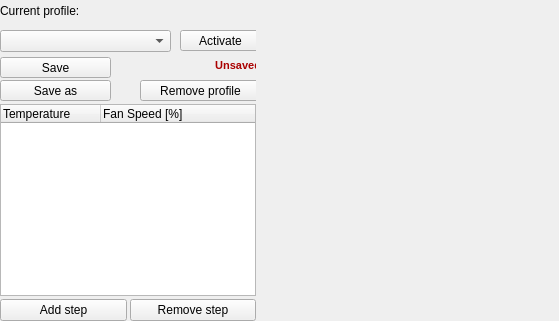
          <widget class="QWidget" name="page_profile">
           <layout class="QGridLayout" name="gridLayout_13">
            <property name="leftMargin">
             <number>0</number>
            </property>
            <property name="topMargin">
             <number>0</number>
            </property>
            <property name="rightMargin">
             <number>0</number>
            </property>
            <property name="bottomMargin">
             <number>0</number>
            </property>
            <property name="spacing">
             <number>3</number>
            </property>
            <item row="0" column="0">
             <widget class="QWidget" name="widget_3" native="true">
              <property name="minimumSize">
               <size>
                <width>241</width>
                <height>101</height>
               </size>
              </property>
              <property name="maximumSize">
               <size>
                <width>261</width>
                <height>101</height>
               </size>
              </property>
              <widget class="QComboBox" name="combo_fanProfiles">
               <property name="geometry">
                <rect>
                 <x>0</x>
                 <y>30</y>
                 <width>171</width>
                 <height>22</height>
                </rect>
               </property>
              </widget>
              <widget class="QPushButton" name="btn_activateFanProfile">
               <property name="geometry">
                <rect>
                 <x>180</x>
                 <y>30</y>
                 <width>81</width>
                 <height>21</height>
                </rect>
               </property>
               <property name="text">
                <string>Activate</string>
               </property>
              </widget>
              <widget class="QLabel" name="label_14">
               <property name="geometry">
                <rect>
                 <x>0</x>
                 <y>0</y>
                 <width>110</width>
                 <height>21</height>
                </rect>
               </property>
               <property name="text">
                <string>Current profile:</string>
               </property>
              </widget>
              <widget class="QLabel" name="l_currentFanProfile">
               <property name="geometry">
                <rect>
                 <x>80</x>
                 <y>0</y>
                 <width>181</width>
                 <height>21</height>
                </rect>
               </property>
               <property name="font">
                <font>
                 <weight>75</weight>
                 <bold>true</bold>
                 <underline>false</underline>
                </font>
               </property>
               <property name="text">
                <string/>
               </property>
               <property name="alignment">
                <set>Qt::AlignCenter</set>
               </property>
              </widget>
              <widget class="QPushButton" name="btn_saveFanProfile">
               <property name="geometry">
                <rect>
                 <x>0</x>
                 <y>57</y>
                 <width>111</width>
                 <height>21</height>
                </rect>
               </property>
               <property name="text">
                <string>Save</string>
               </property>
              </widget>
              <widget class="QPushButton" name="btn_saveAsFanProfile">
               <property name="geometry">
                <rect>
                 <x>0</x>
                 <y>80</y>
                 <width>111</width>
                 <height>21</height>
                </rect>
               </property>
               <property name="text">
                <string>Save as</string>
               </property>
              </widget>
              <widget class="QPushButton" name="btn_removeFanProfile">
               <property name="geometry">
                <rect>
                 <x>140</x>
                 <y>80</y>
                 <width>121</width>
                 <height>21</height>
                </rect>
               </property>
               <property name="text">
                <string>Remove profile</string>
               </property>
              </widget>
              <widget class="QLabel" name="l_fanProfileUnsavedIndicator">
               <property name="geometry">
                <rect>
                 <x>150</x>
                 <y>50</y>
                 <width>111</width>
                 <height>31</height>
                </rect>
               </property>
               <property name="palette">
                <palette>
                 <active>
                  <colorrole role="WindowText">
                   <brush brushstyle="SolidPattern">
                    <color alpha="255">
                     <red>170</red>
                     <green>0</green>
                     <blue>0</blue>
                    </color>
                   </brush>
                  </colorrole>
                 </active>
                 <inactive>
                  <colorrole role="WindowText">
                   <brush brushstyle="SolidPattern">
                    <color alpha="255">
                     <red>170</red>
                     <green>0</green>
                     <blue>0</blue>
                    </color>
                   </brush>
                  </colorrole>
                 </inactive>
                 <disabled>
                  <colorrole role="WindowText">
                   <brush brushstyle="SolidPattern">
                    <color alpha="96">
                     <red>164</red>
                     <green>166</green>
                     <blue>168</blue>
                    </color>
                   </brush>
                  </colorrole>
                 </disabled>
                </palette>
               </property>
               <property name="font">
                <font>
                 <pointsize>8</pointsize>
                 <weight>75</weight>
                 <bold>true</bold>
                </font>
               </property>
               <property name="text">
                <string>Unsaved</string>
               </property>
               <property name="alignment">
                <set>Qt::AlignRight|Qt::AlignTrailing|Qt::AlignVCenter</set>
               </property>
              </widget>
             </widget>
            </item>
            <item row="0" column="1" rowspan="2">
             <widget class="QCustomPlot" name="plotFanProfile" native="true">
              <property name="sizePolicy">
               <sizepolicy hsizetype="Preferred" vsizetype="Preferred">
                <horstretch>0</horstretch>
                <verstretch>0</verstretch>
               </sizepolicy>
              </property>
              <property name="minimumSize">
               <size>
                <width>300</width>
                <height>0</height>
               </size>
              </property>
             </widget>
            </item>
            <item row="1" column="0">
             <layout class="QGridLayout" name="gridLayout_3">
              <item row="1" column="0">
               <widget class="QPushButton" name="btn_addFanStep">
                <property name="sizePolicy">
                 <sizepolicy hsizetype="Minimum" vsizetype="Preferred">
                  <horstretch>0</horstretch>
                  <verstretch>0</verstretch>
                 </sizepolicy>
                </property>
                <property name="minimumSize">
                 <size>
                  <width>101</width>
                  <height>21</height>
                 </size>
                </property>
                <property name="text">
                 <string>Add step</string>
                </property>
               </widget>
              </item>
              <item row="1" column="1">
               <widget class="QPushButton" name="btn_removeFanStep">
                <property name="sizePolicy">
                 <sizepolicy hsizetype="Minimum" vsizetype="Preferred">
                  <horstretch>0</horstretch>
                  <verstretch>0</verstretch>
                 </sizepolicy>
                </property>
                <property name="minimumSize">
                 <size>
                  <width>101</width>
                  <height>21</height>
                 </size>
                </property>
                <property name="text">
                 <string>Remove step</string>
                </property>
               </widget>
              </item>
              <item row="0" column="0" colspan="2">
               <widget class="QTreeWidget" name="list_fanSteps">
                <property name="indentation">
                 <number>2</number>
                </property>
                <column>
                 <property name="text">
                  <string>Temperature</string>
                 </property>
                </column>
                <column>
                 <property name="text">
                  <string>Fan Speed [%]</string>
                 </property>
                </column>
               </widget>
              </item>
             </layout>
            </item>
           </layout>
          </widget>
